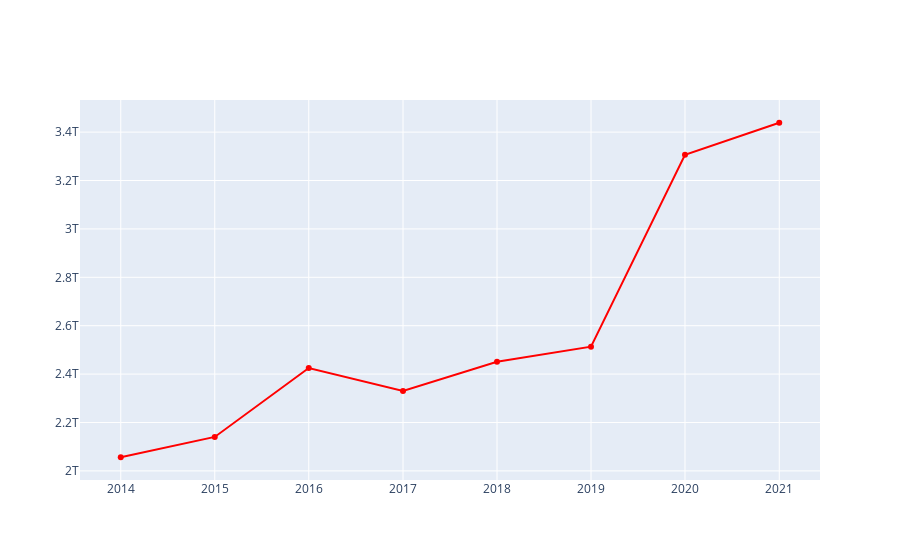

Source (notebook cell):
### Code cell
import plotly.graph_objects as go


fig = go.Figure([go.Scatter(x=acumulado_orcamento_anos.index
                            , y=acumulado_orcamento_anos.orcamento_realizado, marker = {'color' : 'red'})])
fig.show()

### Figure 1 — Plotly figure (JSON) as saved in the notebook; plotly's stock layout.template omitted (floating-point values rounded to 4 significant figures)
{"data": [{"marker": {"color": "red"}, "type": "scatter", "x": ["2014-01-01T00:00:00", "2015-01-01T00:00:00", "2016-01-01T00:00:00", "2017-01-01T00:00:00", "2018-01-01T00:00:00", "2019-01-01T00:00:00", "2020-01-01T00:00:00", "2021-01-01T00:00:00"], "y": [2056000000000.0, 2140000000000.0, 2425000000000.0, 2330000000000.0, 2451000000000.0, 2514000000000.0, 3306000000000.0, 3439000000000.0]}], "layout": {}}
